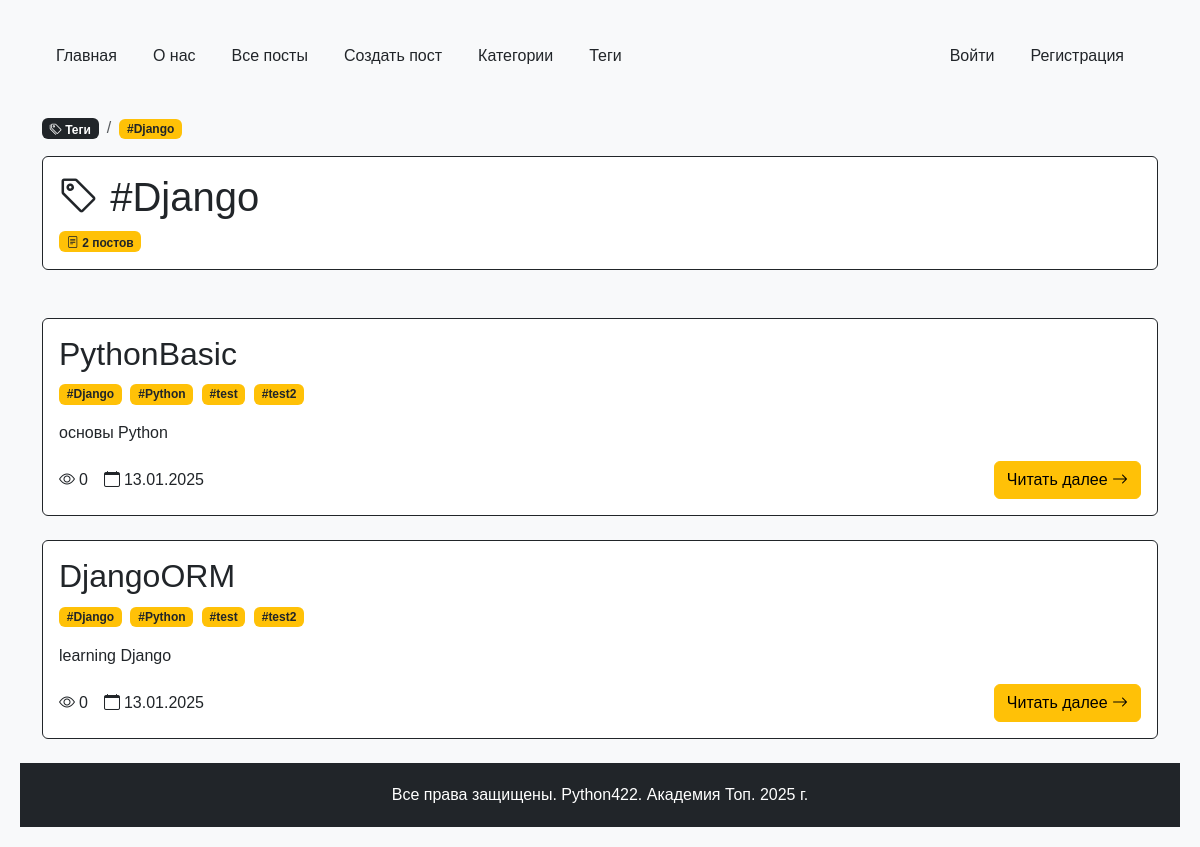
The app's page /posts/tags/django/, older data.
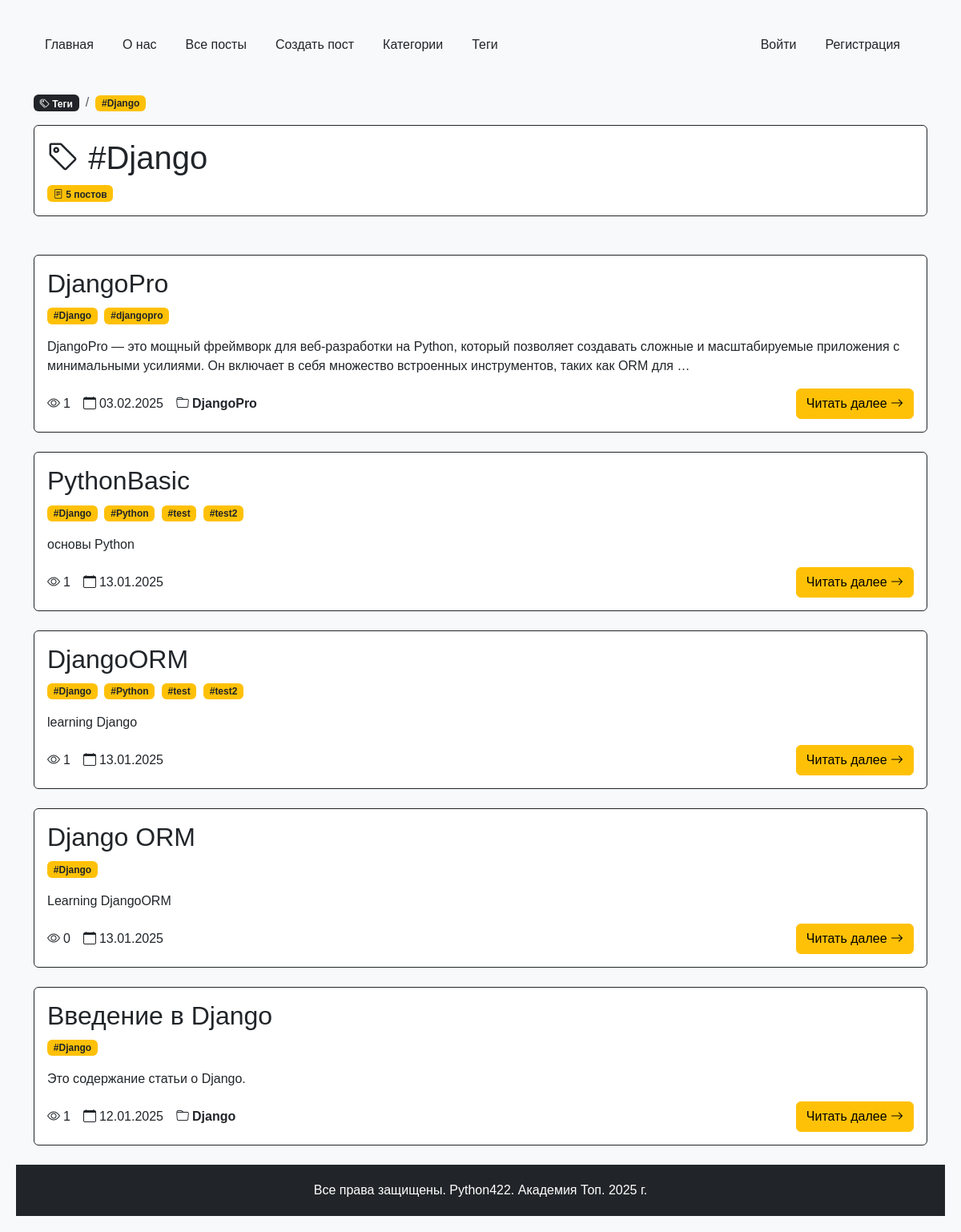
The same page, newer data.
### python_blog/models.py (models this page shows, shortened)
class Tag(models.Model):
    name = models.CharField(max_length=100, verbose_name="Название")
    slug = models.SlugField(max_length=250, unique=True, verbose_name="Слаг")
    def __str__(self):
        return self.name
    class Meta:
        verbose_name = "Тег"
        verbose_name_plural = "Теги"
        ordering = ["name"]

class Post(models.Model):
    STATUS_CHOICES = [
        ("draft", "Черновик"),
        ("review", "На проверке"),
        ("reviewed", "Проверено"),
        ("published", "Опубликовано"),
    ]
    title = models.CharField(max_length=100, unique=True, verbose_name="Заголовок")
    slug = models.SlugField(max_length=250, unique=True, verbose_name="Слаг", blank=True, null=True)
    content = models.TextField(verbose_name="Контент")
    author = models.ForeignKey(get_user_model(), on_delete=models.CASCADE, verbose_name="Автор", related_name="posts", default=None, null=True)
    created_at = models.DateTimeField(auto_now_add=True, verbose_name="Дата создания")
    updated_at = models.DateTimeField(auto_now=True, verbose_name="Дата обновления")
    views = models.PositiveIntegerField(default=0, verbose_name="Просмотры")
    status = models.CharField(
        max_length=10, choices=STATUS_CHOICES, default="review", verbose_name="Статус"
    )
    category = models.ForeignKey(
        "Category",  # Ссылка на модель Category
        on_delete=models.SET_NULL,  # При удалении категории, установить значение NULL
        blank=True,  # Не требуем в формах заполнения
        null=True,  # Разрешаем значение NULL в базе данных
        related_name="posts",  # Имя обратной связи
        default=None,  # По умолчанию значение NULL
        verbose_name="Категория",
    )
    tags = models.ManyToManyField("Tag", related_name="posts", verbose_name="Теги")
    def get_absolute_url(self):
        return reverse("blog:post_detail", args=[self.slug])
    class Meta:
        ordering = ["-created_at"]
        verbose_name = "Пост"
        verbose_name_plural = "Посты"

class Category(models.Model):
    name = models.CharField(max_length=200, verbose_name="Название")
    slug = models.SlugField(max_length=250, unique=True, verbose_name="Слаг")
    description = models.TextField(
        blank=True, null=True, default="Без описания", verbose_name="Описание"
    )
    class Meta:
        verbose_name = "Категория"
        verbose_name_plural = "Категории"
        ordering = ["name"]

### python_blog/views.py (the view)
# urls.py: path('tags/<slug:tag_slug>/', tag_detail, name='tag_detail'),
def tag_detail(request, tag_slug):
    tag = Tag.objects.get(slug=tag_slug)
    posts = tag.posts.all()
    context = {
        "tag": tag,
        "posts": posts,
        "title": f"Тег: {tag.name}",
        "active_menu": "tags",  # Добавляем флаг активного меню
    }
    return render(request, "python_blog/tag_detail.html", context)

### python_blog/context_processors.py (called while the page is built)
def menu_items(request):
    menu = [
    {"title": "Главная", "url_name": "main"},
    {"title": "О нас", "url_name": "about"},
    {"title": "Все посты", "url_name": "blog:posts"},
    {"title": "Создать пост", "url_name": "blog:post_create"},
    {"title": "Категории", "url_name": "blog:categories"},
    {"title": "Теги", "url_name": "blog:tags"},
]
    current_url_name = request.resolver_match.view_name
    for item in menu:
        item['is_active'] = current_url_name == item['url_name']
    return {'menu_items': menu}

### python_blog/templates/python_blog/tag_detail.html (shortened to what this page needs)
{% extends "base.html" %}
{% block content %}
<div class="container mt-4">
    <div class="row mb-4">
        <div class="col-12">
            <nav aria-label="breadcrumb">
                <ol class="breadcrumb d-flex align-items-center">
                    <li class="breadcrumb-item">
                        <a href="{% url 'blog:tags' %}" class="badge bg-dark text-white text-decoration-none">
                            <i class="bi bi-tags"></i> Теги
                        </a>
                    </li>
                    <li class="breadcrumb-item">
                        <span class="badge bg-warning text-dark">#{{ tag.name }}</span>
                    </li>
                </ol>
            </nav>
            <div class="card border-dark mb-4">
                <div class="card-body">
                    <h1 class="card-title text-dark">
                        <i class="bi bi-tag"></i> #{{ tag.name }}
                    </h1>
                    <span class="badge bg-warning text-dark">
                        <i class="bi bi-file-text"></i> {{ tag.posts.count }} постов
                    </span>
                </div>
            </div>
        </div>
    </div>
    <div class="row">
        <div class="col-12">
            {% for post in posts %}
                {% include 'python_blog/post_preview_include.html' %}
            {% empty %}
                <div class="alert alert-warning">
                    <i class="bi bi-info-circle"></i> С этим тегом пока нет постов
                </div>
            {% endfor %}
        </div>
    </div>
</div>
{% endblock %}

### templates/base.html (shortened to what this page needs)
{% load static %}
<!DOCTYPE html>
<html lang="ru">
  <head>
    <link href="https://cdn.jsdelivr.net/npm/bootstrap@5.3.3/dist/css/bootstrap.min.css" rel="stylesheet">
    <link rel="stylesheet" href="https://cdn.jsdelivr.net/npm/bootstrap-icons@1.11.1/font/bootstrap-icons.css">
    <link rel="stylesheet" href="{% static 'css/main.css' %}">
  </head>
  <body>
    <header>
      {% block nav %}
        {% include 'menu_include.html' %}
      {% endblock %}
    </header>
    <main>
      {% block content %}{% endblock %}
    </main>
    <footer>
      {% block footer %}Все права защищены. Python422. Академия Топ. 2025 г.{% endblock %}
    </footer>
  </body>
</html>

### templates/menu_include.html (shortened to what this page needs)
<nav class="navbar navbar-expand-md">
    <div class="container-fluid">
        <div class="collapse navbar-collapse" id="navbarNav">
            <ul class="navbar-nav">
                {% for item in menu_items %}
                    <li class="nav-item">
                        <a class="nav-link {% if item.is_active %}active{% endif %}"
                           href="{% url item.url_name %}">
                            {{ item.title }}
                        </a>
                    </li>
                {% endfor %}
                {% if user.is_authenticated %}
                    <li class="nav-item ms-md-auto">
                        <form action="{% url 'users:logout' %}" method="POST" class="d-inline">
                            {% csrf_token %}
                            <button type="submit" class="btn nav-link">
                                Выйти ({{ user.username }})
                            </button>
                        </form>
                    </li>
                {% else %}
                    <li class="nav-item ms-md-auto">
                        <a class="nav-link" href="{% url 'users:login' %}">
                            Войти
                        </a>
                    </li>
                    <li class="nav-item">
                        <a class="nav-link" href="{% url 'users:register' %}">
                            Регистрация
                        </a>
                    </li>
                {% endif %}
            </ul>
        </div>
    </div>
</nav>

### python_blog/templates/python_blog/post_preview_include.html (shortened to what this page needs)
{% load cache %}
{% cache 300 post_preview post.id %}
<div class="card mb-4 border-dark">
    <div class="card-body">
        <h2 class="card-title text-dark">{{ post.title }}</h2>
        <div class="mb-3">
            {% for tag in post.tags.all %}
                <a href="{% url 'blog:tag_detail' tag.slug %}" class="text-decoration-none">
                    <span class="badge bg-warning text-dark me-1">#{{ tag }}</span>
                </a>
            {% endfor %}
        </div>
        <p class="card-text">{{ post.content|truncatewords:30 }}</p>
        <div class="d-flex flex-wrap justify-content-between align-items-center">
            <div class="stats text-dark d-flex flex-wrap gap-3 mb-2 mb-md-0">
                <span class="d-flex align-items-center">
                    <i class="bi bi-eye me-1"></i>
                    <span class="stats-text">{{ post.views }}</span>
                </span>
                <span class="d-flex align-items-center">
                    <i class="bi bi-calendar me-1"></i>
                    <span class="stats-text">{{ post.created_at|date:"d.m.Y" }}</span>
                </span>
                {% if post.category %}
                    <span class="d-flex align-items-center">
                        <i class="bi bi-folder me-1"></i>
                        <a href="{% url 'blog:category_detail' post.category.slug %}"
                           class="text-decoration-none text-dark fw-bold stats-text">
                            {{ post.category.name }}
                        </a>
                    </span>
                {% endif %}
            </div>
            <div>
                <a href="{{ post.get_absolute_url }}" class="btn btn-warning d-none d-md-inline-block">
                    Читать далее <i class="bi bi-arrow-right"></i>
                </a>
            </div>
        </div>
    </div>
</div>
{% endcache %}

### static/css/main.css (style rules this page uses)
body { min-height: 100vh; display: flex; flex-direction: column; margin: 0; padding: 20px; background-color: #f8f9fa; font-family: Arial, sans-serif; }
main { flex: 1; }
footer { margin-top: auto; padding: 20px; text-align: center; background-color: #212529; color: #ffffff; }
nav ul { list-style: none; padding: 0; }
nav ul li { display: inline; margin-right: 20px; }
nav ul li a { color: #212529; text-decoration: none; }
.navbar { background-color: #f8f9fa; padding: 1rem; }
.navbar-nav { width: 100%; }
.nav-link { color: #212529; text-decoration: none; padding: 0.5rem 1rem; }
.stats-text { white-space: nowrap; }

Row changes from the older to the newer data that the page shows:
computed for Tag "Django": posts.count "2" → "5"
added Post: title "DjangoPro", content "DjangoPro — это мощный фреймворк для веб-разработки на Python, который позволяет создавать сложные и масштабируемые приложения с минимальными усилиями. Он включает в себя множество встроенных инструментов, таких как ORM для …", views "1", created_at "03.02.2025", category.name "DjangoPro", Tag (name "Django")
added Tag: name "djangopro", shown under "DjangoPro"
changed Post "PythonBasic": views "0" → "1"
changed Post "DjangoORM": views "0" → "1"
now on this page (row edited): Post: title "Django ORM", content "Learning DjangoORM", views "0", created_at "13.01.2025", Tag (name "Django")
now on this page (row edited): Post: title "Введение в Django", content "Это содержание статьи о Django.", views "1", created_at "12.01.2025", category.name "Django", Tag (name "Django")
